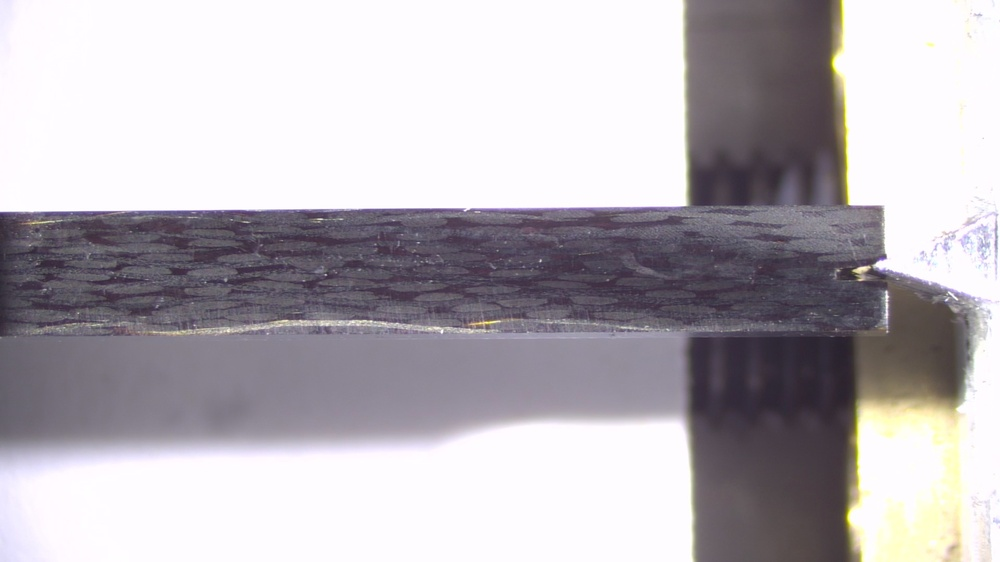
%> input picture AR/DCB04_frame_00000.jpg, 1000 x 562 px, shrunk from 1920 x 1080 before the run; its folder holds only this picture in this run
$ octave ROI_selection.m   (GNU Octave 9; MATLAB toolbox functions it lacks are replaced by stand-ins)
%> lines starting %> are read from the running program, lines starting %| are printed output that depends on the picture
% dic_clip_position
%
%
% ROI coordinate
clear all; close all; clc


set(0,'defaultTextInterpreter','none'); %trying to set the default
set(0,'DefaultAxesFontName','Arial','DefaultAxesFontSize',10);

imagepath = '../../AR';
imagefiles = dir(fullfile(imagepath,'*.jpg'));% .bmp or .tif //uncompressed
imagefiles = {imagefiles.name}';
images = strcat(imagepath,filesep,imagefiles);

f = imread(images{1});
%> f is the input picture: size 562x1000x3 uint8; mean R, G, B 183.3, 178.3, 183.9
f = rgb2gray(f);
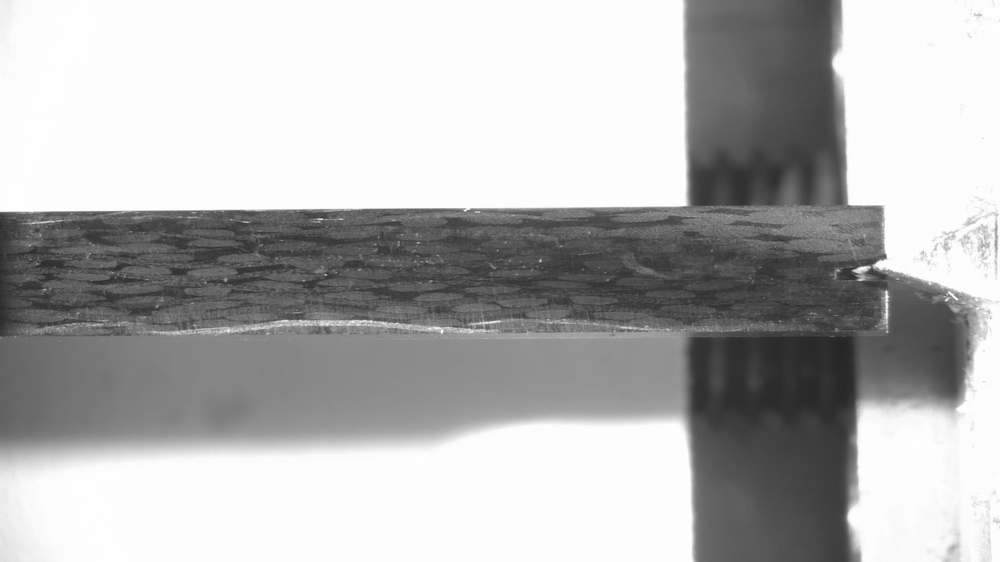
%> f: size 562x1000 uint8; min 37, max 255, mean 180.4

save_file = ['ROI_selection.mat'];

try
load(save_file);
end
if ~exist('P')
    figure
    hold on
    title({'p1,p2,p3 = notch tip, notch top, notch bot',' p4,p5,p6 = right side top, right side center, right side bot'})
    imshow(f)
    hold off
    P = ginput(6)
end

%%

[top,bot,global_roi,info] = compute_dic_clip_position(P);

fig = figure

imshow(f)
hold on
sl =[1,3,2,4,1];
plot(top.p(sl,1),top.p(sl,2),'-')
plot(bot.p(sl,1),bot.p(sl,2),'-')
plot(global_roi.p(sl,1),global_roi.p(sl,2),'-')
sl =[1,2];
plot(top.p(sl,1),top.p(sl,2),'ko')
plot(bot.p(sl,1),bot.p(sl,2),'ko')
plot(global_roi.p(sl,1),global_roi.p(sl,2),'ko')

plot(P(:,1),P(:,2),'go')
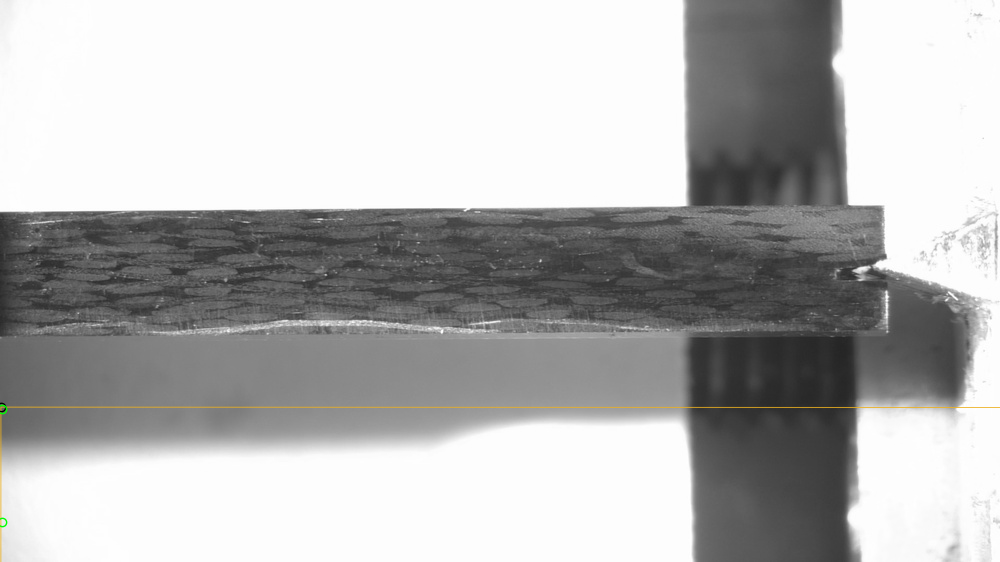
%> figure redrawn from the program's plot data

hold off

saveas(fig,'ROI_selection.png')
save(save_file,'P','global_roi','top','bot','info')
%save([wdir,'global/roi.mat'],'global_roi')
%save([wdir,'COD/top/roi.mat'],'top')
%save([wdir,'COD/bot/roi.mat'],'bot')

function [top,bot,global_roi,info] = compute_dic_clip_position(P)

notch_tip = P(1,:);
notch_top = P(2,:);
notch_bot = P(3,:);
r1 = P(4,:);
r2 = P(5,:);
r3 = P(6,:);

up1 = r2-r1;
up = up1/norm(up1);

up2 = r3-r2;
up2 = up2/norm(up2);

up3 = r3-r1;
up3 = up3/norm(up3);

up = up1+up2+up3;
up = up/norm(up);

side = [-up(2),up(1)]
rightavg = (r1 + r2 + r3)/3;


scale = dot(rightavg-notch_tip,side)/30.0 % pixel/mm
up = up*scale;
side =side*scale;
%
ROI_x = 5; % mm
ROI_y = 2.5;% mm
dist_up = 1; % (mm) istance from crack
% 2 small ROI for COD
ROI_side = side*ROI_x;
ROI_up = up*ROI_y;

top.p=zeros(4,2);
bot.p=zeros(4,2);

top.p(1,:) = notch_tip  + ROI_up+dist_up*up;
top.p(2,:) = top.p(1,:) - ROI_up+ROI_side;
top.p(3,:) = top.p(1,:) - ROI_up;
top.p(4,:) = top.p(1,:) + ROI_side;

bot.p(1,:) = notch_tip - dist_up*up;
bot.p(2,:) = bot.p(1,:) - ROI_up + ROI_side;
bot.p(3,:) = bot.p(1,:) - ROI_up;
bot.p(4,:) = bot.p(1,:) + ROI_side;

% 1 big ROI for global analysis
%
ROI_x = 30; % mm
ROI_y = 4.4;% mm
dist_up = ROI_y/2; % (mm) istance from crack

ROI_side = side*ROI_x;
ROI_up = up*ROI_y;

global_roi.p=zeros(4,2);
global_roi.p(1,:) = notch_tip + ROI_up-dist_up*up;
global_roi.p(2,:) = global_roi.p(1,:) - ROI_up + ROI_side;
global_roi.p(3,:) = global_roi.p(1,:) - ROI_up;
global_roi.p(4,:) = global_roi.p(1,:) + ROI_side;


info.up=up;
info.side=side;
info.scale=scale;
info.pixelsize=1.0/scale/1000;
info.notch_tip=notch_tip;
info.notch_top=notch_top;
info.notch_bot=notch_bot;
end
